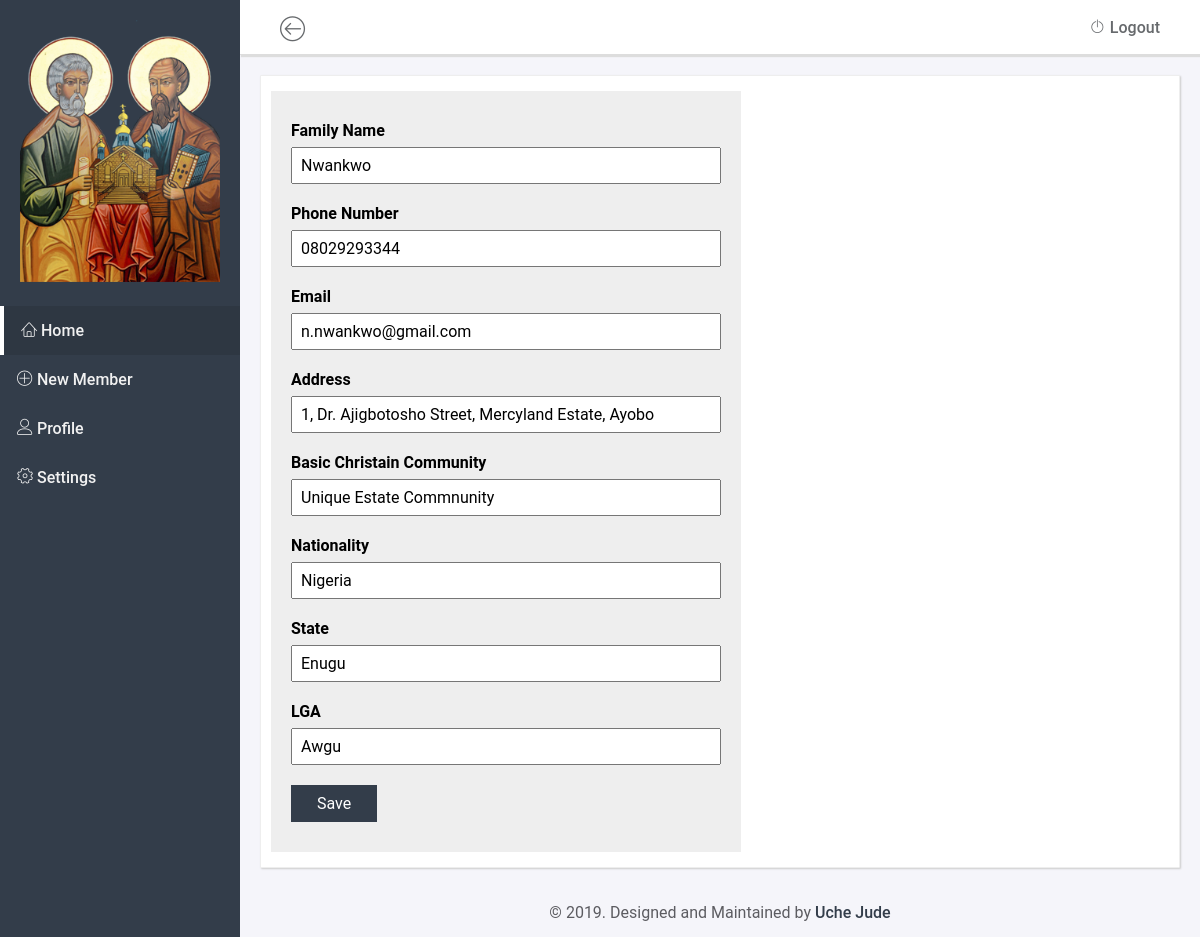
Page /family/settings.php (signed in) on the committed database.
### tables this page shows
CREATE TABLE `families` (
  `id` int(6) UNSIGNED NOT NULL,
  `name` varchar(225) NOT NULL,
  `lga` varchar(225) NOT NULL,
  `state` varchar(225) NOT NULL,
  `nationality` varchar(225) NOT NULL,
  `address` varchar(225) NOT NULL,
  `phone_number` varchar(225) NOT NULL,
  `email` varchar(225) NOT NULL,
  `bcc` varchar(225) NOT NULL,
  `passkey` varchar(225) NOT NULL,
  `status` int(11) NOT NULL DEFAULT '1',
  `created_date` varchar(225) NOT NULL,
  `updated_date` varchar(225) NOT NULL
);

### src/sspp.php (called while the page is built, shortened)
<?php
    $uid = $_SESSION['uid'];
    $getCurFamily = $conn->query("SELECT * FROM families WHERE families.id='$uid'");
    $family = $getCurFamily->fetch_assoc();

### family/settings.php (the view, shortened to what this page needs)
<?php
    include_once("../src/database.php");
    include_once('../src/sspp.php');
    include_once('templates/header.php');
    include_once('../src/family.php');
?>
    <div class="container clear">
        <form class="containForm settings clear" method="POST">
            <div class="input-group">
                <label>Family Name</label>
                <input type="text" name="name" value="<?= $family['name']; ?>">
            </div>
            <div class="input-group">
                <label>Phone Number</label>
                <input type="text" name="phoneNumber" value="<?= $family['phone_number']; ?>">
            </div>
            <div class="input-group">
                <label>Email</label>
                <input type="email" name="email" value="<?= $family['email']; ?>">
            </div>
            <div class="input-group">
                <label>Address</label>
                <input type="text" name="address" value="<?= $family['address']; ?>">
            </div>
            <div class="input-group">
                <label>Basic Christain Community</label>
                <input type="text" name="bcc" value="<?= $family['bcc']; ?>">
            </div>
            <div class="input-group">
                <label>Nationality</label>
                <input type="text" name="nationality" value="<?= $family['nationality']; ?>">
            </div>
            <div class="input-group">
                <label>State</label>
                <input type="text" name="state" value="<?= $family['state']; ?>">
            </div>
            <div class="input-group">
                <label>LGA</label>
                <input type="text" name="lga" value="<?= $family['lga']; ?>">
            </div>
            <div class="input-group">
                <button class="save" type="submit" name="save">Save</button>
            </div>
        </form>
    </div>
<?php
    include_once('templates/footer.php');
?>

### family/assets/css/style.css (style rules this page uses)
:root { --primaryColor: #333D4A; }
* { padding: 0; margin: 0; font-family: 'roboto', sans-serif; box-sizing: border-box; outline: none; -webkit-font-smoothing: antiliased; z-index: 1; }
html, body { background: #f1f1f1; overflow: hidden; height: 100%; }
.clear::after { content: ""; display: block; clear: both; }
.container { background: #fff; border-radius: 1px; border: 1px solid #eee; box-shadow: 1px 1px 2px #ccc; padding: 15px 10px; width: 100%; }
.containForm { padding: 10px 20px; background: #eee; width: 470px; }
.containForm .input-group { margin: 20px 0; }
.containForm .input-group label { display: block; font-weight: bold; margin-bottom: 7px; }
.containForm .input-group input, .containForm .input-group select { width: 100%; padding: 7px 8px; font-size: 1.0em; }
.containForm button[type=submit] { padding: 8px 25px; font-size: 1.0em; border-radius: 0; border: 1px solid #333D4A; background: #333D4A; cursor: pointer; color: #fff; }

### rows in the picture
families: name "Nwankwo", phoneNumber "08029293344", email "n.nwankwo@gmail.com", address "1, Dr. Ajigbotosho Street, Mercyland Estate, Ayobo", bcc "Unique Estate Commnunity", nationality "Nigeria", state "Enugu", lga "Awgu"
